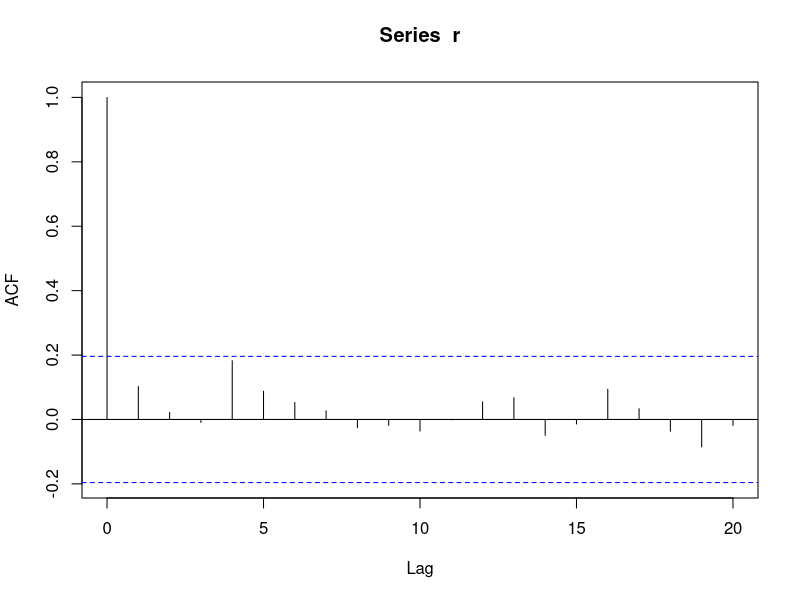
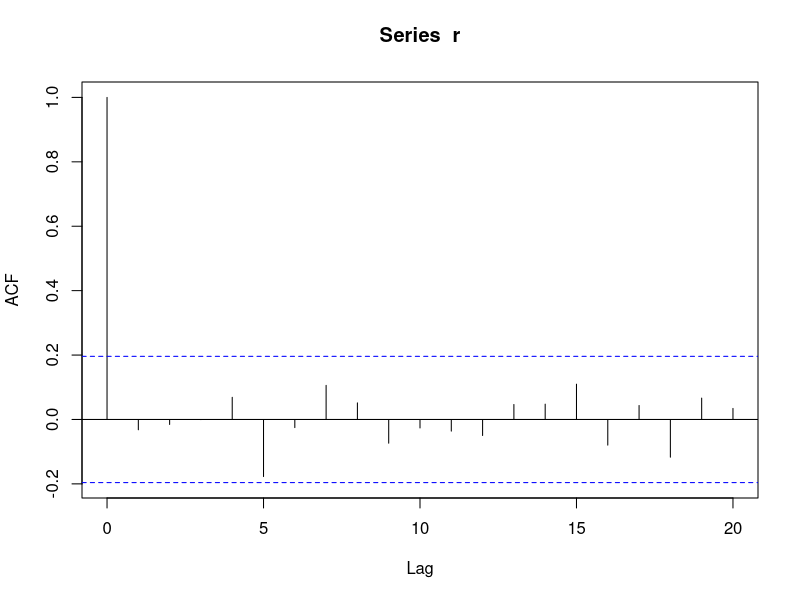
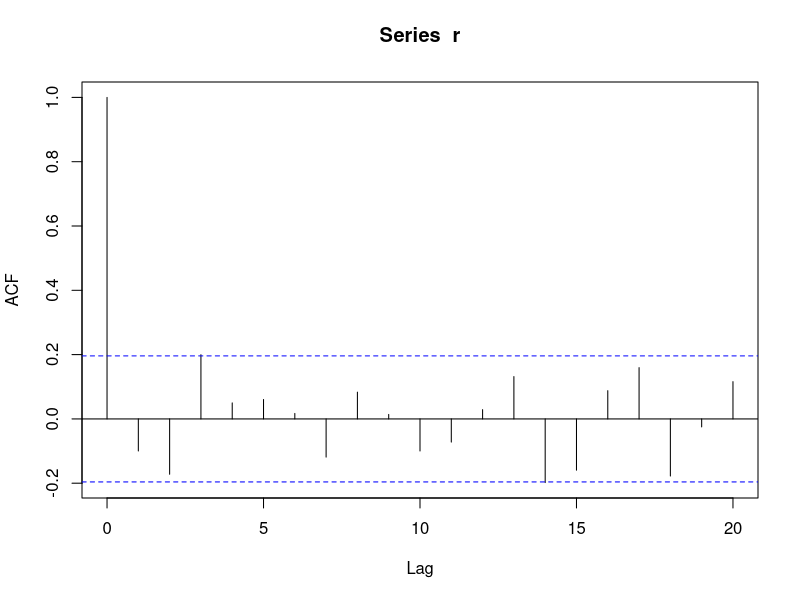
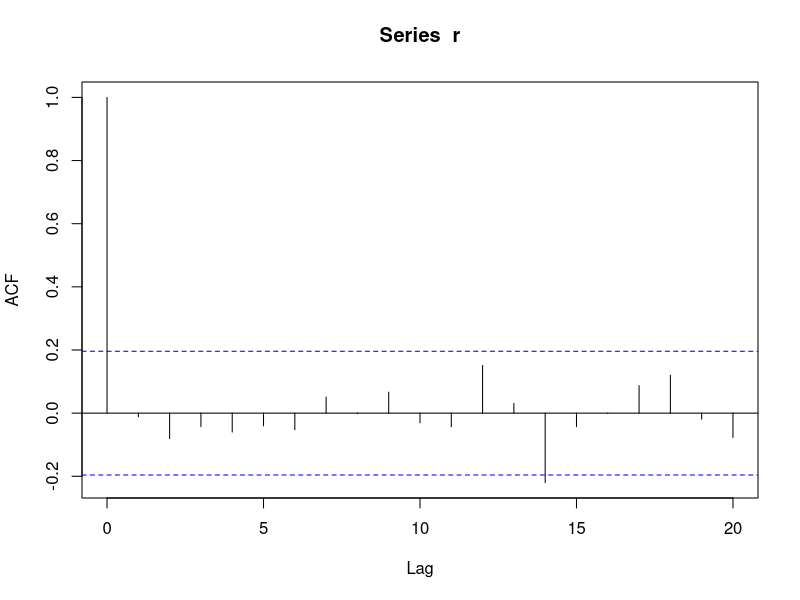
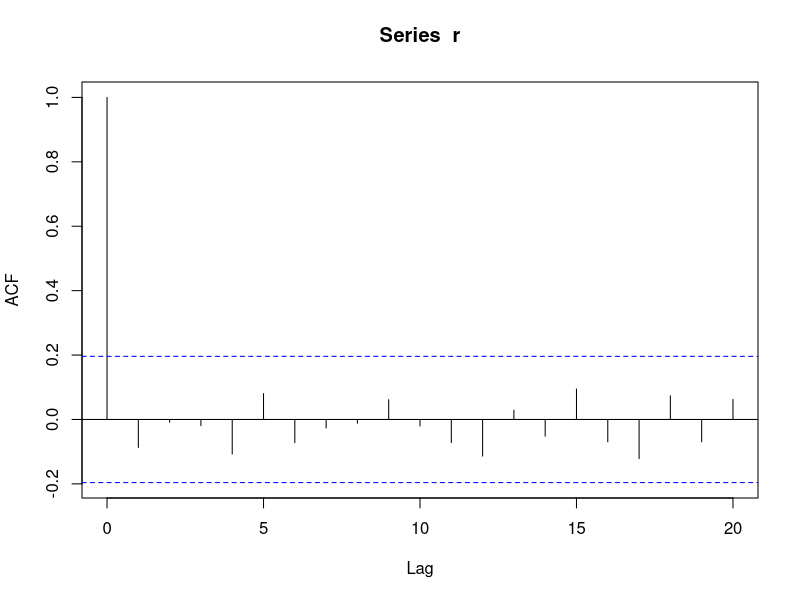
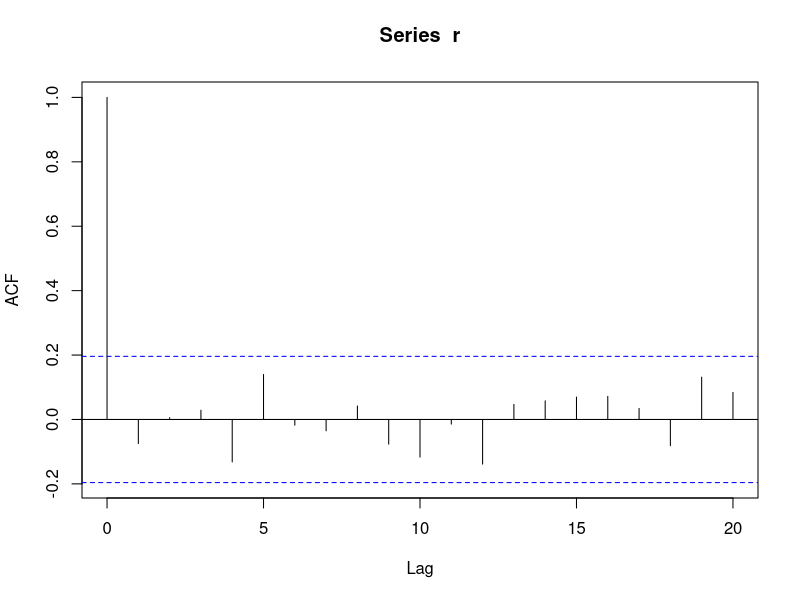
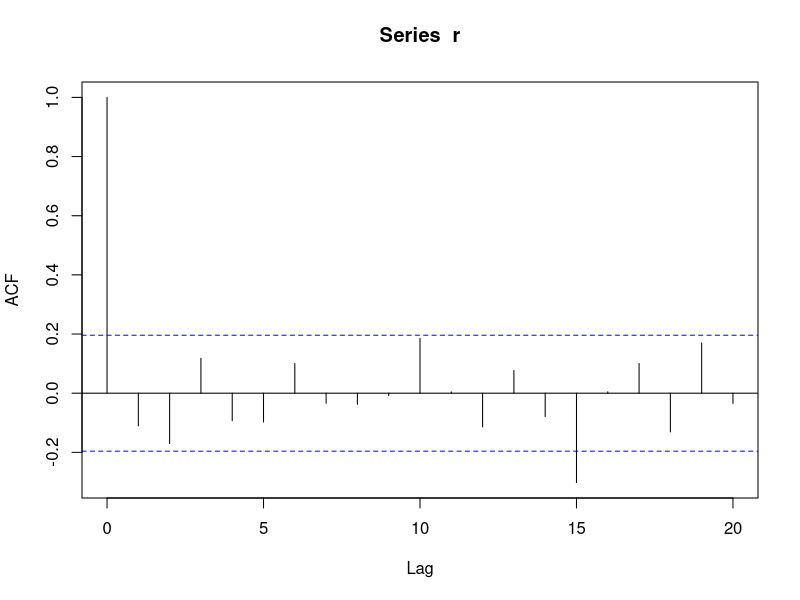
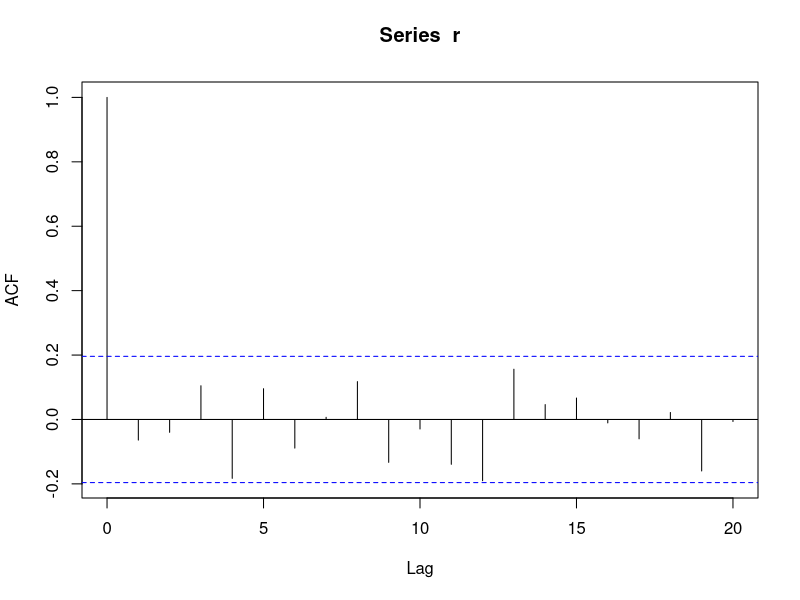

The R source for these figures, in order:
n <- 1000

T <- 100

acfVec <- rep(0, n)

for (t in 1:n) {
  
  r <- rnorm(1:T)
  
  acfVec[t] <- sqrt(T)*acf(r)[2][[1]]
  
}

plot(density(acfVec))


